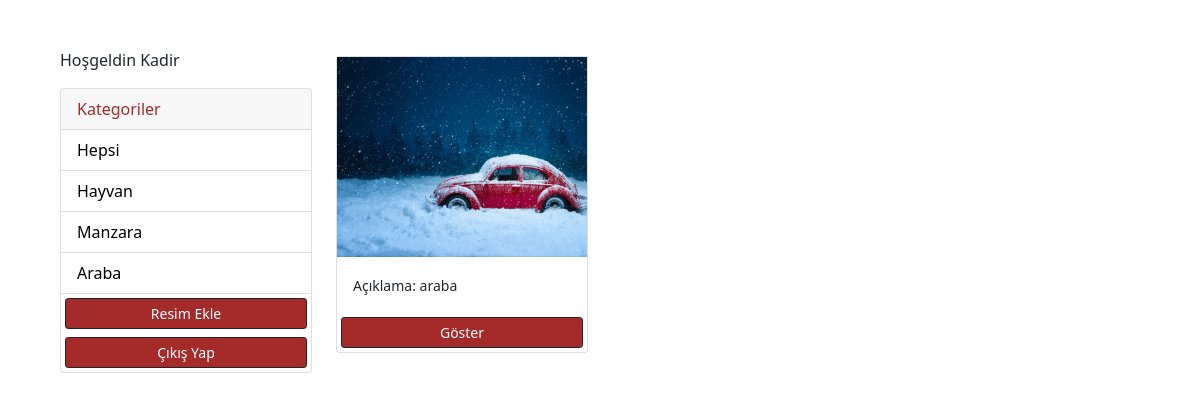
Screenshot of /?category=Araba (signed in) with the database file from the repository.
### photos/models.py (models this page shows, shortened)
class Category(models.Model):
    class Meta:
        verbose_name = 'Category'
        verbose_name_plural = 'Categories'
    user = models.ForeignKey(
        User, on_delete=models.SET_NULL, null=True, blank=True)
    name = models.CharField(max_length=100, null=False, blank=False)

class Photo(models.Model):
    class Meta:
        verbose_name = 'Photo'
        verbose_name_plural = 'Photos'
    category = models.ForeignKey(
        Category, on_delete=models.SET_NULL, null=True, blank=True)
    image = models.ImageField(null=False, blank=False)
    description = models.TextField()

### photos/views.py (the view)
# urls.py: path('', views.gallery, name='gallery'),
@login_required(login_url='login')
def gallery(request):
    user = request.user
    category = request.GET.get('category')
    if category == None:
        photos = Photo.objects.filter(category__user=user)
    else:
        photos = Photo.objects.filter(
            category__name=category, category__user=user)
    categories = Category.objects.filter(user=user)
    context = {'categories': categories, 'photos': photos}
    return render(request, 'photos/gallery.html', context)

### photos/templates/photos/gallery.html (shortened to what this page needs)
<!DOCTYPE html>
<html lang="en">
<head>
    <link href="https://cdn.jsdelivr.net/npm/bootstrap@5.0.0-beta1/dist/css/bootstrap.min.css" rel="stylesheet"
>
</head>
<body class="m-5">
    <div class="container">
        <div class="row">
            <div class="col-md-3">
                {% if request.user.is_authenticated %}
                <p>Hoşgeldin {{request.user}}</p>
                {% endif %}
                <div class="card">
                    <div class="card-header">
                        Kategoriler
                    </div>
                    <ul class="list-group list-group-flush">
                        <li class="list-group-item">
                            <a href="{% url 'gallery' %}">Hepsi</a>
                        </li>
                        {% for category in categories %}
                        <li class=" list-group-item">
                            <a href="{% url 'gallery' %}?category={{category.name}}">
                                {{category.name}}
                            </a>
                        </li>
                        {% endfor %}
                        <a href="{% url 'add' %}" class="btn btn-dark btn-block btn-sm m-1">Resim Ekle</a>
                        <a href="{% url 'logout' %}" class="btn btn-dark btn-block btn-sm m-1">Çıkış Yap</a>
                    </ul>
                </div>
            </div>
            <div class="col-md-9">
                <div class="row">
                    {% for photo in photos %}
                    <div class="col-md-4">
                        <div class="card my-2">
                            <img class="image-thumbail" src="{{photo.image.url}}" alt="Card image cap">
                            <div class="card-body">
                                <small>Açıklama: {{photo.description}}</small>
                            </div>
                            <a href="{% url 'photo' photo.id %}" class="btn btn-outline-dark btn-sm m-1">Göster</a>
                        </div>
                    </div>
                    {% empty %}
                    <h3>Resim Yok...</h3>
                    {% endfor %}
                </div>
            </div>
        </div>
    </div>
</body>
</html>

### photos/templates/photos/gallery.html (style rules this page uses)
.image-thumbail { height: 200px; object-fit: cover; }
.list-group-item a { text-decoration: none; color: black; }
.card .card-header { color: brown; }
.btn { color: azure; background-color: brown; }

### rows the page displays
Category: name "Hayvan"
Category: name "Manzara"
Category: name "Araba"
Photo: image (picture), description "araba"

### other values shown
{{ request.user }} "Kadir"
